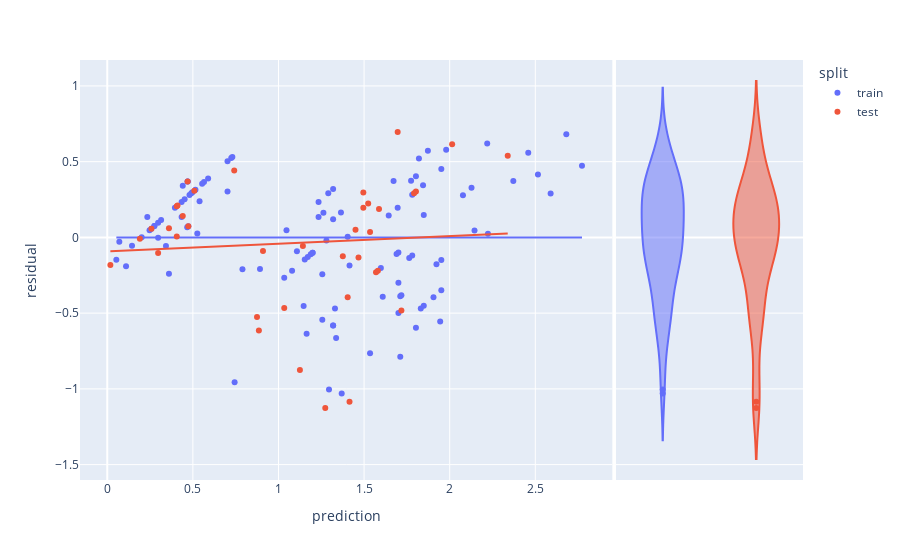

The code cell stored with this chart in its notebook:
### Markdown cell above
# LinaerRegression risidual plot

### Code cell
df = px.data.iris()

# Split data into training and test splits
train_idx, test_idx = train_test_split(df.index, test_size=.25, random_state=0)
df['split'] = 'train'
df.loc[test_idx, 'split'] = 'test'

X = df[['sepal_width', 'sepal_length']]
X_train = df.loc[train_idx, ['sepal_width', 'sepal_length']]
y_train = df.loc[train_idx, 'petal_width']

# Condition the model on sepal width and length, predict the petal width
model = LinearRegression()
model.fit(X_train, y_train)
df['prediction'] = model.predict(X)
df['residual'] = df['prediction'] - df['petal_width']

fig = px.scatter(
    df, x='prediction', y='residual',
    marginal_y='violin',
    color='split', trendline='ols'
)
fig.show()
